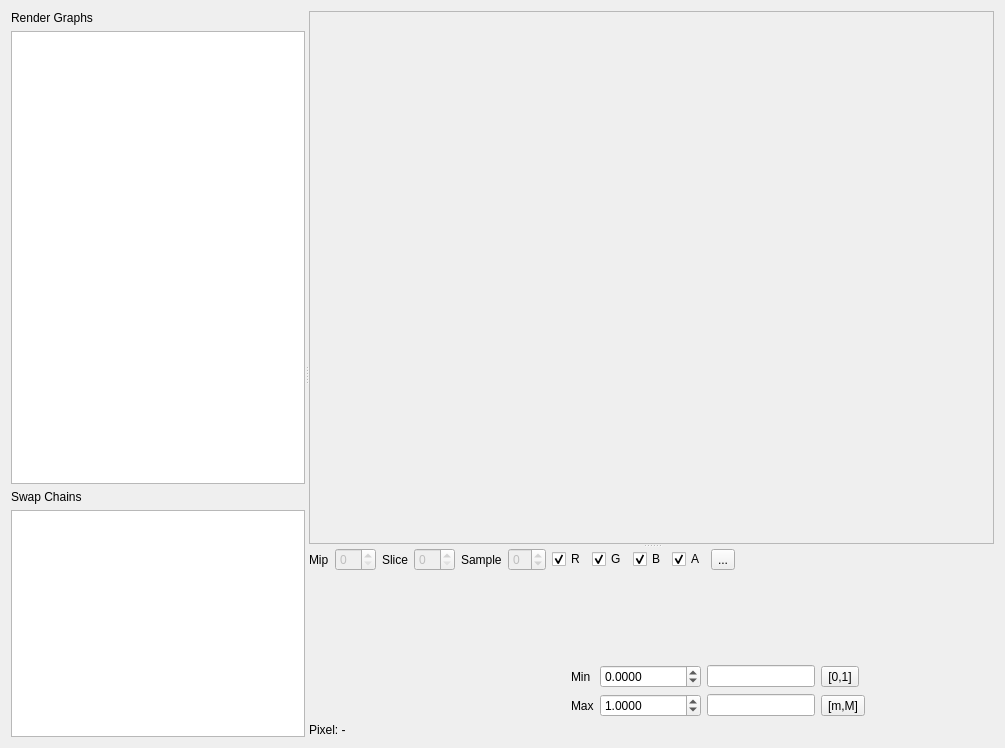
<?xml version="1.0" encoding="UTF-8"?>
<ui version="4.0">
 <class>RenderGraphWidget</class>
 <widget class="QWidget" name="RenderGraphWidget">
  <property name="geometry">
   <rect>
    <x>0</x>
    <y>0</y>
    <width>1005</width>
    <height>748</height>
   </rect>
  </property>
  <property name="windowTitle">
   <string>Render Graph</string>
  </property>
  <layout class="QVBoxLayout" name="verticalLayout_2">
   <item>
    <widget class="QSplitter" name="HorizontalSplitter">
     <property name="orientation">
      <enum>Qt::Horizontal</enum>
     </property>
     <widget class="QWidget" name="Lists">
    <layout class="QVBoxLayout" name="ListsLayout" stretch="0,2,0,1">
       <property name="leftMargin">
        <number>0</number>
       </property>
       <property name="topMargin">
        <number>0</number>
       </property>
       <property name="rightMargin">
        <number>0</number>
       </property>
       <property name="bottomMargin">
        <number>0</number>
       </property>
       <item>
        <widget class="QLabel" name="GraphListLabel">
         <property name="text">
          <string>Render Graphs</string>
         </property>
        </widget>
       </item>
       <item>
        <widget class="QListWidget" name="GraphList"/>
       </item>
       <item>
        <widget class="QLabel" name="SwapChainListLabel">
         <property name="text">
          <string>Swap Chains</string>
         </property>
        </widget>
       </item>
       <item>
        <widget class="QListWidget" name="SwapChainList"/>
       </item>
      </layout>
     </widget>
     <widget class="QSplitter" name="VerticalSplitter">
      <property name="orientation">
       <enum>Qt::Vertical</enum>
      </property>
      <widget class="QScrollArea" name="OverviewScroll">
       <property name="sizePolicy">
        <sizepolicy hsizetype="Expanding" vsizetype="Expanding">
         <horstretch>0</horstretch>
         <verstretch>0</verstretch>
        </sizepolicy>
       </property>
       <property name="widgetResizable">
        <bool>false</bool>
       </property>
       <widget class="WQtRenderGraphOverviewWidget" name="Overview">
        <property name="geometry">
         <rect>
          <x>0</x>
          <y>0</y>
          <width>600</width>
          <height>300</height>
         </rect>
        </property>
       </widget>
      </widget>
      <widget class="QWidget" name="PreviewAndControlsWidget">
       <layout class="QVBoxLayout" name="PreviewAndControlsLayout">
        <item>
         <layout class="QHBoxLayout" name="ControlsLayout">
          <item>
           <widget class="QLabel" name="MipLabel">
            <property name="text">
             <string>Mip</string>
            </property>
           </widget>
          </item>
          <item>
           <widget class="QSpinBox" name="MipSpin">
            <property name="enabled">
             <bool>false</bool>
            </property>
           </widget>
          </item>
          <item>
           <widget class="QLabel" name="SliceLabel">
            <property name="text">
             <string>Slice</string>
            </property>
           </widget>
          </item>
          <item>
           <widget class="QSpinBox" name="SliceSpin">
            <property name="enabled">
             <bool>false</bool>
            </property>
           </widget>
          </item>
          <item>
           <widget class="QLabel" name="SampleLabel">
            <property name="text">
             <string>Sample</string>
            </property>
           </widget>
          </item>
          <item>
           <widget class="QSpinBox" name="SampleSpin">
            <property name="enabled">
             <bool>false</bool>
            </property>
            <property name="minimum">
             <number>-1</number>
            </property>
            <property name="maximum">
             <number>8</number>
            </property>
           </widget>
          </item>
          <item>
           <widget class="QCheckBox" name="ChannelR">
            <property name="text">
             <string>R</string>
            </property>
            <property name="checked">
             <bool>true</bool>
            </property>
           </widget>
          </item>
          <item>
           <widget class="QCheckBox" name="ChannelG">
            <property name="text">
             <string>G</string>
            </property>
            <property name="checked">
             <bool>true</bool>
            </property>
           </widget>
          </item>
          <item>
           <widget class="QCheckBox" name="ChannelB">
            <property name="text">
             <string>B</string>
            </property>
            <property name="checked">
             <bool>true</bool>
            </property>
           </widget>
          </item>
          <item>
           <widget class="QCheckBox" name="ChannelA">
            <property name="text">
             <string>A</string>
            </property>
            <property name="checked">
             <bool>true</bool>
            </property>
           </widget>
          </item>
          <item>
           <widget class="QToolButton" name="ResetZoomToolButton">
                        <property name="icon">
                         <iconset resource="../Libs/GuiFoundation/QtResources/resources.qrc">
                            <normaloff>:/GuiFoundation/Icons/ZoomReset.svg</normaloff>:/GuiFoundation/Icons/ZoomReset.svg</iconset>
                        </property>
            <property name="text">
             <string>...</string>
            </property>
           </widget>
          </item>
          <item>
           <spacer name="horizontalSpacer">
            <property name="orientation">
             <enum>Qt::Horizontal</enum>
            </property>
            <property name="sizeHint" stdset="0">
             <size>
              <width>40</width>
              <height>20</height>
             </size>
            </property>
           </spacer>
          </item>
         </layout>
        </item>
        <item>
         <layout class="QVBoxLayout" name="PreviewLayout" stretch="1,0">
          <item>
           <widget class="WQtRenderGraphPreviewWidget" name="Preview" native="true">
            <property name="sizePolicy">
             <sizepolicy hsizetype="Expanding" vsizetype="Expanding">
              <horstretch>0</horstretch>
              <verstretch>0</verstretch>
             </sizepolicy>
            </property>
            <property name="autoFillBackground">
             <bool>false</bool>
            </property>
           </widget>
          </item>
          <item>
           <layout class="QVBoxLayout" name="RangeLayout">
            <item>
             <layout class="QHBoxLayout" name="RangeControlsLayout" stretch="0,0">
              <item>
               <layout class="QGridLayout" name="HistogramGridLayout">
                <item row="0" column="0" rowspan="2">
                 <widget class="WQtRenderGraphHistogramWidget" name="Histogram" native="true">
                  <property name="minimumSize">
                   <size>
                    <width>256</width>
                    <height>0</height>
                   </size>
                  </property>
                  <property name="autoFillBackground">
                   <bool>false</bool>
                  </property>
                 </widget>
                </item>
                <item row="0" column="2">
                 <widget class="WQtDoubleSpinBox" name="RangeMinSpin">
                  <property name="decimals">
                   <number>4</number>
                  </property>
                  <property name="singleStep">
                   <double>0.010000000000000</double>
                  </property>
                  <property name="minimum">
                   <double>-100000.000000000000000</double>
                  </property>
                  <property name="maximum">
                   <double>100000.000000000000000</double>
                  </property>
                 </widget>
                </item>
                <item row="1" column="2">
                 <widget class="WQtDoubleSpinBox" name="RangeMaxSpin">
                  <property name="decimals">
                   <number>4</number>
                  </property>
                  <property name="singleStep">
                   <double>0.010000000000000</double>
                  </property>
                  <property name="minimum">
                   <double>-100000.000000000000000</double>
                  </property>
                  <property name="maximum">
                   <double>100000.000000000000000</double>
                  </property>
                  <property name="value">
                   <double>1.000000000000000</double>
                  </property>
                 </widget>
                </item>
                <item row="1" column="1">
                 <widget class="QLabel" name="RangeMaxLabel">
                  <property name="text">
                   <string>Max</string>
                  </property>
                 </widget>
                </item>
                <item row="1" column="4">
                 <widget class="QToolButton" name="AutoToolButton">
                  <property name="text">
                   <string>[m,M]</string>
                  </property>
                 </widget>
                </item>
                <item row="0" column="1">
                 <widget class="QLabel" name="RangeMinLabel">
                  <property name="text">
                   <string>Min</string>
                  </property>
                 </widget>
                </item>
                <item row="0" column="4">
                 <widget class="QToolButton" name="ResetToolButton">
                  <property name="text">
                   <string>[0,1]</string>
                  </property>
                 </widget>
                </item>
                <item row="0" column="3">
                 <widget class="QLineEdit" name="MinValue">
                  <property name="sizePolicy">
                   <sizepolicy hsizetype="Minimum" vsizetype="Fixed">
                    <horstretch>0</horstretch>
                    <verstretch>0</verstretch>
                   </sizepolicy>
                  </property>
                  <property name="minimumSize">
                   <size>
                    <width>100</width>
                    <height>0</height>
                   </size>
                  </property>
                  <property name="readOnly">
                   <bool>true</bool>
                  </property>
                 </widget>
                </item>
                <item row="1" column="3">
                 <widget class="QLineEdit" name="MaxValue">
                  <property name="sizePolicy">
                   <sizepolicy hsizetype="Minimum" vsizetype="Fixed">
                    <horstretch>0</horstretch>
                    <verstretch>0</verstretch>
                   </sizepolicy>
                  </property>
                  <property name="minimumSize">
                   <size>
                    <width>100</width>
                    <height>0</height>
                   </size>
                  </property>
                  <property name="readOnly">
                   <bool>true</bool>
                  </property>
                 </widget>
                </item>
               </layout>
              </item>
              <item>
               <spacer name="HistogramSpacer">
                <property name="orientation">
                 <enum>Qt::Horizontal</enum>
                </property>
                <property name="sizeHint" stdset="0">
                 <size>
                  <width>40</width>
                  <height>20</height>
                 </size>
                </property>
               </spacer>
              </item>
             </layout>
            </item>
            <item>
             <widget class="QLabel" name="PixelLabel">
              <property name="text">
               <string>Pixel: -</string>
              </property>
             </widget>
            </item>
           </layout>
          </item>
         </layout>
        </item>
       </layout>
      </widget>
     </widget>
    </widget>
   </item>
  </layout>
 </widget>
 <customwidgets>
  <customwidget>
   <class>WQtRenderGraphOverviewWidget</class>
   <extends>QWidget</extends>
   <header location="global">Inspector/RenderGraphOverviewWidget.moc.h</header>
   <container>1</container>
  </customwidget>
  <customwidget>
   <class>WQtRenderGraphPreviewWidget</class>
   <extends>QWidget</extends>
   <header location="global">Inspector/RenderGraphPreviewWidget.moc.h</header>
   <container>1</container>
  </customwidget>
  <customwidget>
   <class>WQtRenderGraphHistogramWidget</class>
   <extends>QWidget</extends>
   <header location="global">Inspector/RenderGraphHistogramWidget.moc.h</header>
  </customwidget>
  <customwidget>
   <class>WQtDoubleSpinBox</class>
   <extends>QDoubleSpinBox</extends>
   <header location="global">GuiFoundation/Widgets/DoubleSpinBox.moc.h</header>
  </customwidget>
 </customwidgets>
 <resources>
  <include location="../Libs/GuiFoundation/QtResources/resources.qrc"/>
 </resources>
 <connections/>
</ui>
